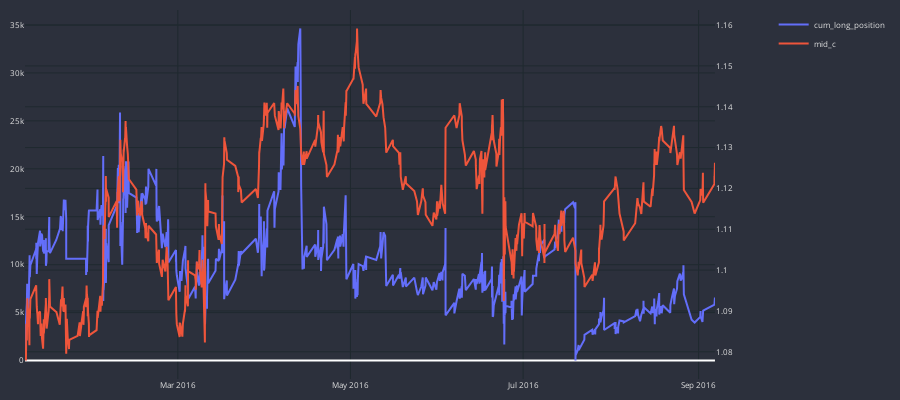

Notebook cell for this chart:
### Code cell
cp = CandlePlot(d.df['d'], candles=False)
cp.add_traces(line_traces=['cum_long_position'])
cp.add_traces(line_traces=['mid_c'], is_sec=True)
cp.show_plot()

### Figure 1 — Plotly figure (JSON) as saved in the notebook; plotly's stock layout.template omitted (floating-point values rounded to 4 significant figures; data arrays with more than 128 entries replaced by an {"elided": "..."} marker saying what was removed)
{"data": [{"line": {"shape": "linear", "width": 2}, "name": "cum_long_position", "type": "scatter", "x": {"elided": "819 str values"}, "xaxis": "x", "y": {"elided": "819 int values"}, "yaxis": "y"}, {"line": {"shape": "linear", "width": 2}, "name": "mid_c", "type": "scatter", "x": {"elided": "819 str values"}, "xaxis": "x", "y": {"elided": "819 float values"}, "yaxis": "y2"}], "layout": {"font": {"color": "#e1e1e1", "size": 8}, "height": 400, "margin": {"b": 10, "l": 10, "r": 10, "t": 10}, "paper_bgcolor": "#2c303c", "plot_bgcolor": "#2c303c", "width": 900, "xaxis": {"anchor": "y", "domain": [0, 0.94], "gridcolor": "#1f292f", "nticks": 5, "rangeslider": {"visible": false}}, "yaxis": {"anchor": "x", "domain": [0, 1], "gridcolor": "#1f292f"}, "yaxis2": {"anchor": "x", "gridcolor": "#1f292f", "overlaying": "y", "side": "right"}}}
